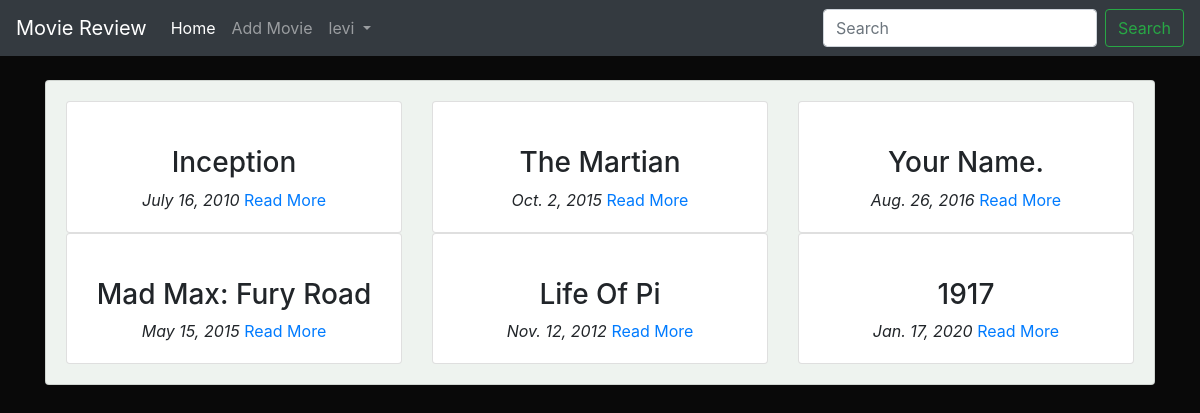
The page / (signed in) on the database its author committed.
### main/models.py (models this page shows, shortened)
class Movie(models.Model):
    name = models.CharField(max_length=300)
    director = models.CharField(max_length=300)
    cast = models.CharField(max_length=300)
    description = models.TextField(max_length=5000)
    release_date = models.DateField()
    averagerating = models.FloatField(default=0)
    image = models.URLField(default=None, null=True)

### main/views.py (the view)
# urls.py: path('', views.home, name="home"),
def home(request):
    query = request.GET.get("title")
    allMovies = None
    if query:
        allMovies = Movie.objects.filter(name__icontains=query)
    else:
        allMovies = Movie.objects.all()
        print('allMovies')
    context = {
        "movies":allMovies,
    }
    return render(request, 'main/index.html', context)

### main/templates/main/index.html (shortened to what this page needs)
{% extends 'main/base.html' %}
{% block content %}
<div class="container">
    <br>
    <div class="card" id="backdrop">
        <div class="card-body">
            <div class="row">
                {% for movie in movies %}
                <div class="col-md-4">
                    <div class="card">
                        <div class="card-body">
                        <div class="text-center">
                        <h3 class="text-center">{{ movie.name }}</h3>
                        <i class="text-center">{{ movie.release_date }}</i>
                        <a href="{% url 'main:detail' movie.id %}">Read More</a>
                    </div>
                    </div>
                    </div>
                </div>
                {% endfor %}
            </div>
        </div>
    </div>
</div>
{% endblock %}

### main/templates/main/base.html (shortened to what this page needs)
<!doctype html>
<html lang="en">
  <head>
    <link rel="stylesheet" href="https://maxcdn.bootstrapcdn.com/bootstrap/4.0.0/css/bootstrap.min.css">
    {% load static %}
    <link rel="stylesheet" href="{% static 'css/main.css' %}">
  </head>
  <body>
    <nav class="navbar navbar-expand-lg navbar-dark bg-dark text-white">
        <a class="navbar-brand" href="{% url 'main:home' %}">Movie Review</a>
        <div class="collapse navbar-collapse" id="navbarSupportedContent">
          <ul class="navbar-nav mr-auto">
            <li class="nav-item active">
              <a class="nav-link" href="{% url 'main:home' %}">Home <span class="sr-only">(current)</span></a>
            </li>
            <li class="nav-item">
              <a class="nav-link" href="{% url 'main:add_movies' %}">Add Movie</a>
            </li>
            {% if user.is_authenticated %}
            <li class="nav-item dropdown">
              <a class="nav-link dropdown-toggle" href="#" id="navbarDropdown" role="button" data-toggle="dropdown" aria-haspopup="true" aria-expanded="false">
                {{ user.username }}
              </a>
            </li>
            {% endif %}
          </ul>
          <form class="form-inline my-2 my-lg-0" method="GET" action="{% url 'main:home' %}">
            <input class="form-control mr-sm-2" type="search" placeholder="Search" aria-label="Search" name="title">
            <button class="btn btn-outline-success my-2 my-sm-0" type="submit">Search</button>
          </form>
        </div>
      </nav>
    {% block content %}
    {% endblock %}
  </body>
</html>

### main/static/css/main.css (style rules this page uses)
body { background-color: #090909; }
#backdrop { background-color: #eef3ef; }

### rows shown on the page
Movie: name "Inception", release_date "July 16, 2010"
Movie: name "The Martian", release_date "Oct. 2, 2015"
Movie: name "Your Name.", release_date "Aug. 26, 2016"
Movie: name "Mad Max: Fury Road", release_date "May 15, 2015"
Movie: name "Life Of Pi", release_date "Nov. 12, 2012"
Movie: name "1917", release_date "Jan. 17, 2020"

### other values the page prints
{{ user.username }} "levi"
